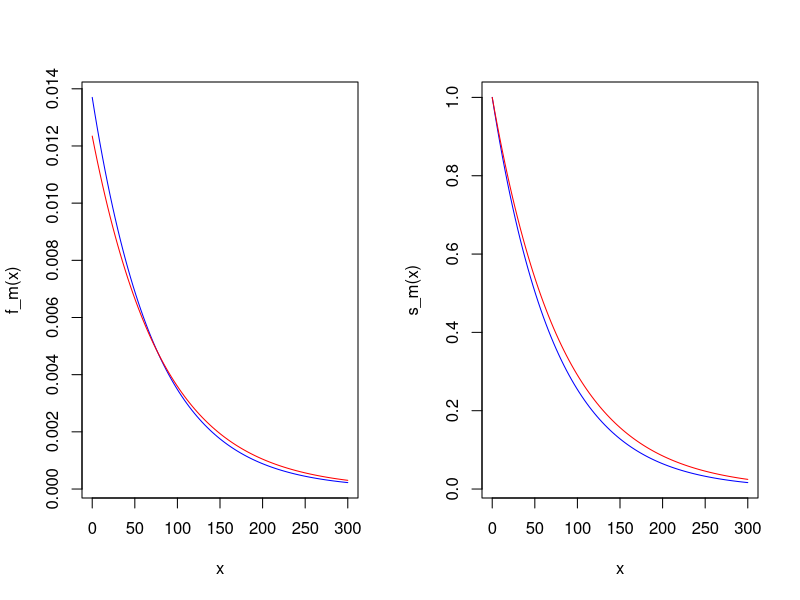

Reproduce this figure in R.
lambda_m <- 1 / 73
lambda_k <- 1 / 81

# Gęstości i funkcje przeżycia
f_m <- function(t) dexp(t, lambda_m)
f_k <- function(t) dexp(t, lambda_k)
s_m <- function(t) exp(-lambda_m * t)
s_k <- function(t) exp(-lambda_k * t)

# a) Wykresy
op <- par(mfrow = c(1, 2))

curve(f_m, 0, 300, col = "blue")
curve(f_k, add = TRUE, col = "red")

curve(s_m, 0, 300, col = "blue")
curve(s_k, add = TRUE, col = "red")

# b) Wartość oczekiwana i odchylenie standardowe
# Dla Exp(lambda): E(T) = 1/lambda, Var(T) = 1/lambda^2, sd(T) = 1/lambda
wartosc_oczekiwana <- function(lambda) 1 / lambda
odchylenie_std <- function(lambda) sqrt(1 / lambda^2)

par(op)

print(
  data.frame(
    plec = c("mężczyźni", "kobiety"),
    lambda = c(lambda_m, lambda_k),
    wartosc_oczekiwana = c(
      wartosc_oczekiwana(lambda_m),
      wartosc_oczekiwana(lambda_k)
    ),
    odchylenie_std = c(odchylenie_std(lambda_m), odchylenie_std(lambda_k))
  )
)
